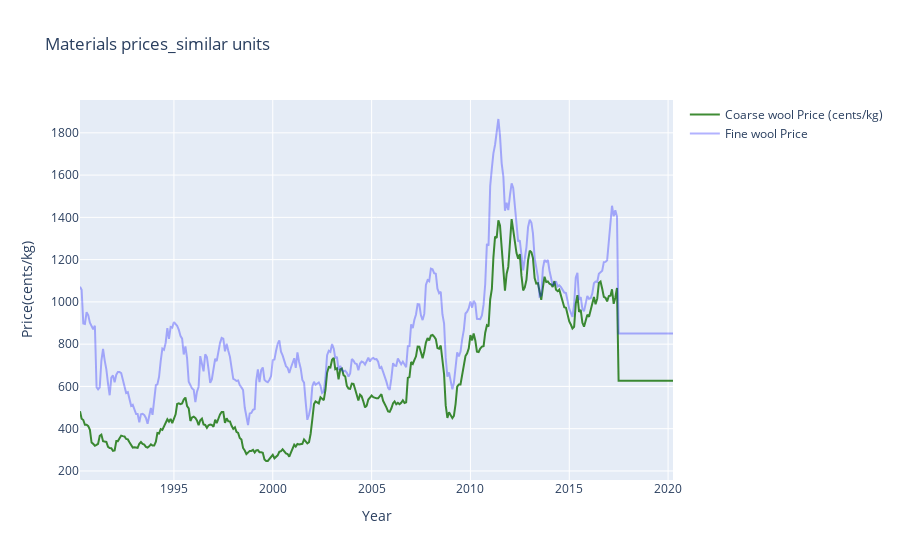
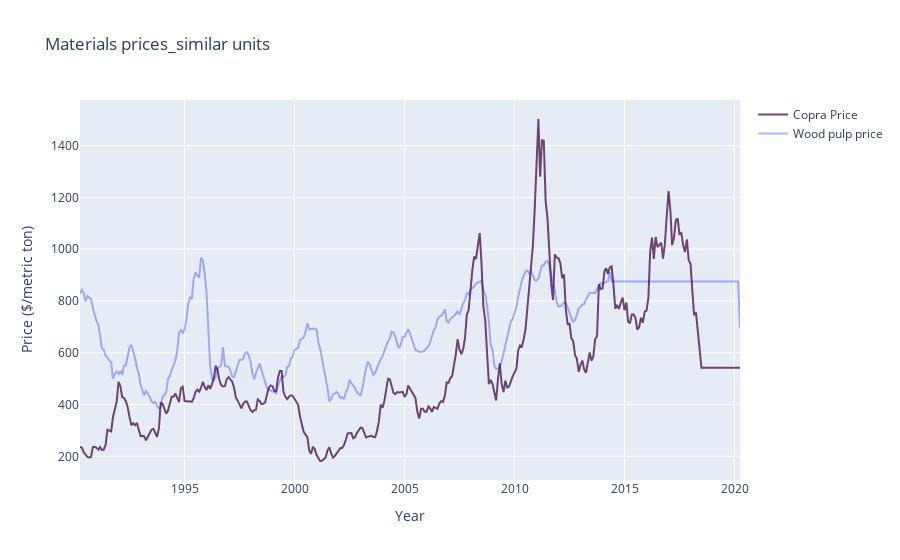
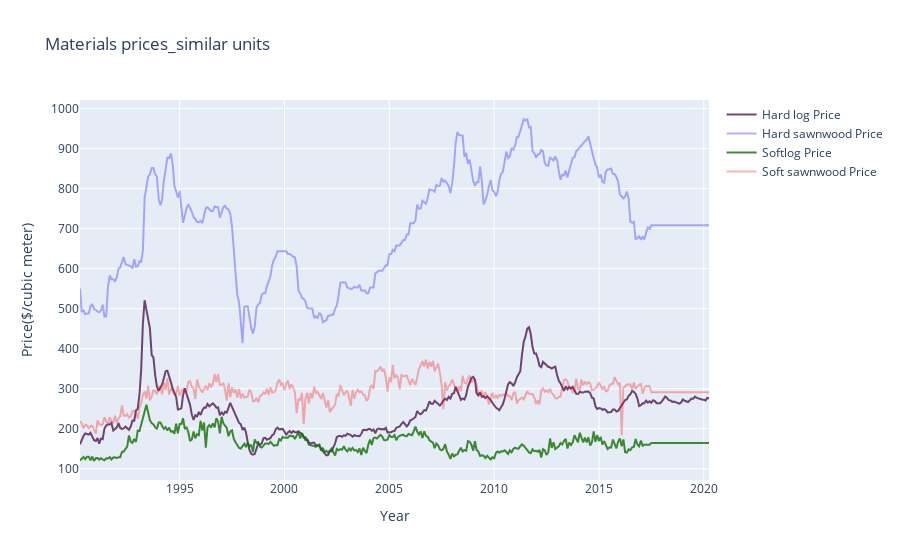
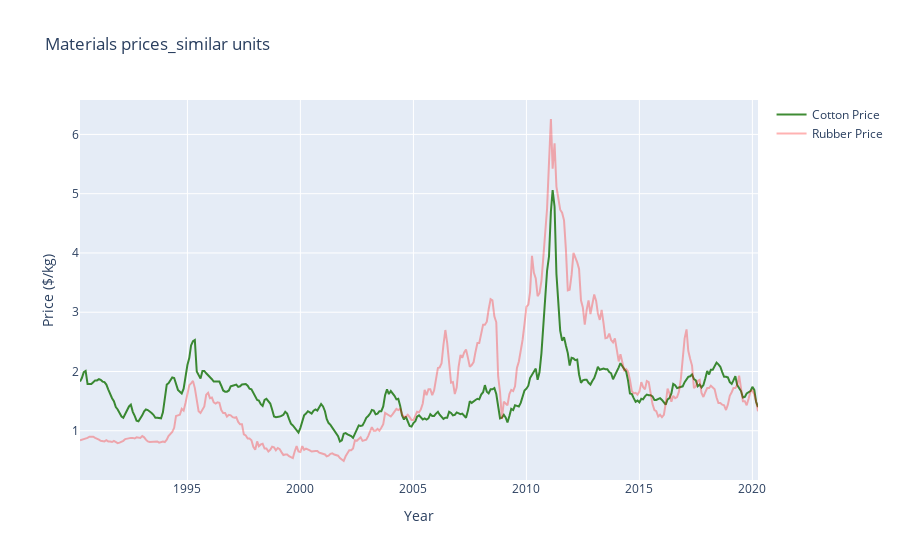

The code cell stored with these charts, in order, in its notebook:
### Code cell
# import graph objects as "go"
import plotly.graph_objs as go

# Creating trace1
trace1 = go.Scatter(
                    x = df_2.Date,
                    y = df_2['Coarse wool Price'],
                    mode = "lines",
                    name = "Coarse wool Price (cents/kg)",
                    marker = dict(color = 'rgba(16, 112, 2, 0.8)'))

#Creating trace2

trace2 = go.Scatter(
                    x = df_2.Date,
                    y = df_2['Fine wool Price'],
                    mode = "lines",
                    name = "Fine wool Price",
                    marker = dict(color = 'rgba(0, 0, 255, 0.3)'))

data = [trace1, trace2]
layout = dict(title = 'Materials prices_similar units',
              xaxis= dict(title= 'Year',ticklen= 5,zeroline= False),
             yaxis=dict(title='Price(cents/kg)'))
fig = dict(data = data, layout = layout)
iplot(fig)


# Creating trace3
trace3 = go.Scatter(
                    x = df_2.Date,
                    y = df_2['Copra Price'],
                    mode = "lines",
                    name = "Copra Price",
                    marker = dict(color = 'rgba(80, 26, 80, 0.8)'))

# Creating trace4
trace4 = go.Scatter(
                    x = df_2.Date,
                    y = df_2['Wood pulp Price'],
                    mode = "lines",
                    name = "Wood pulp price",
                    marker = dict(color = 'rgba(0, 0, 255, 0.3)'))

data = [trace3, trace4]
layout = dict(title = 'Materials prices_similar units',
              xaxis= dict(title= 'Year',ticklen= 5,zeroline= False),
             yaxis=dict(title='Price ($/metric ton)'))
fig = dict(data = data, layout = layout)
iplot(fig)

# Creating trace5
trace5 = go.Scatter(
                    x = df_2.Date,
                    y = df_2['Hard log Price'],
                    mode = "lines",
                    name = "Hard log Price",
                    marker = dict(color = 'rgba(80, 26, 80, 0.8)'))



# Creating trace6
trace6 = go.Scatter(
                    x = df_2.Date,
                    y = df_2['Hard sawnwood Price'],
                    mode = "lines",
                    name = "Hard sawnwood Price",
                    marker = dict(color = 'rgba(0, 0, 255, 0.3)'))

# Creating trace7
trace7 = go.Scatter(
                    x = df_2.Date,
                    y = df_2['Softlog Price'],
                    mode = "lines",
                    name = "Softlog Price",
                    marker = dict(color = 'rgba(16, 112, 2, 0.8)'))



# Creating trace8
trace8 = go.Scatter(
                    x = df_2.Date,
                    y = df_2['Soft sawnwood Price'],
                    mode = "lines",
                    name = "Soft sawnwood Price",
                    marker = dict(color = 'rgba(255, 0, 0, 0.3)'))

data = [trace5, trace6, trace7, trace8]
layout = dict(title = 'Materials prices_similar units',
              xaxis= dict(title= 'Year',ticklen= 5,zeroline= False),
             yaxis=dict(title= 'Price($/cubic meter)'))
fig = dict(data = data, layout = layout)
iplot(fig)

# Creating trace9
trace9 = go.Scatter(
                    x = df_2.Date,
                    y = df_2['Cotton Price'],
                    mode = "lines",
                    name = "Cotton Price",
                    marker = dict(color = 'rgba(16, 112, 2, 0.8)'))

# Creating trace10
trace10 = go.Scatter(
                    x = df_2.Date,
                    y = df_2['Rubber Price'],
                    mode = "lines",
                    name = "Rubber Price",
                    marker = dict(color = 'rgba(255, 0, 0, 0.3)'))

data = [trace9, trace10]
layout = dict(title = 'Materials prices_similar units',
              xaxis= dict(title= 'Year',ticklen= 5,zeroline= False),
              yaxis=dict(title='Price ($/kg)'))
fig = dict(data = data, layout = layout)
iplot(fig)

fig = px.line(df_2, x='Date', y='Plywood Price')

fig.update_layout(
    title="Plywood Price",
    xaxis_title="Year",
    yaxis_title='Plywood Price ($/sheet)')
fig.show()


fig = px.line(df_2, x='Date', y='Hide Price')
fig.update_layout(
    title="Hide Price",
    xaxis_title="Year",
    yaxis_title='Hide Price (cents/pounds)')
fig.show()

### Figure 1 — Plotly figure (JSON) as saved in the notebook; plotly's stock layout.template omitted (floating-point values rounded to 4 significant figures; data arrays with more than 128 entries replaced by an {"elided": "..."} marker saying what was removed)
{"data": [{"marker": {"color": "rgba(16, 112, 2, 0.8)"}, "mode": "lines", "name": "Coarse wool Price (cents/kg)", "type": "scatter", "x": {"elided": "361 str values"}, "y": {"elided": "361 float values"}}, {"marker": {"color": "rgba(0, 0, 255, 0.3)"}, "mode": "lines", "name": "Fine wool Price", "type": "scatter", "x": {"elided": "361 str values"}, "y": {"elided": "361 float values"}}], "layout": {"title": {"text": "Materials prices_similar units"}, "xaxis": {"ticklen": 5, "title": {"text": "Year"}, "zeroline": false}, "yaxis": {"title": {"text": "Price(cents/kg)"}}}}

### Figure 2 — Plotly figure (JSON) as saved in the notebook; plotly's stock layout.template omitted (floating-point values rounded to 4 significant figures; data arrays with more than 128 entries replaced by an {"elided": "..."} marker saying what was removed)
{"data": [{"marker": {"color": "rgba(80, 26, 80, 0.8)"}, "mode": "lines", "name": "Copra Price", "type": "scatter", "x": {"elided": "361 str values"}, "y": {"elided": "361 float values"}}, {"marker": {"color": "rgba(0, 0, 255, 0.3)"}, "mode": "lines", "name": "Wood pulp price", "type": "scatter", "x": {"elided": "361 str values"}, "y": {"elided": "361 float values"}}], "layout": {"title": {"text": "Materials prices_similar units"}, "xaxis": {"ticklen": 5, "title": {"text": "Year"}, "zeroline": false}, "yaxis": {"title": {"text": "Price ($/metric ton)"}}}}

### Figure 3 — Plotly figure (JSON) as saved in the notebook; plotly's stock layout.template omitted (floating-point values rounded to 4 significant figures; data arrays with more than 128 entries replaced by an {"elided": "..."} marker saying what was removed)
{"data": [{"marker": {"color": "rgba(80, 26, 80, 0.8)"}, "mode": "lines", "name": "Hard log Price", "type": "scatter", "x": {"elided": "361 str values"}, "y": {"elided": "361 float values"}}, {"marker": {"color": "rgba(0, 0, 255, 0.3)"}, "mode": "lines", "name": "Hard sawnwood Price", "type": "scatter", "x": {"elided": "361 str values"}, "y": {"elided": "361 float values"}}, {"marker": {"color": "rgba(16, 112, 2, 0.8)"}, "mode": "lines", "name": "Softlog Price", "type": "scatter", "x": {"elided": "361 str values"}, "y": {"elided": "361 float values"}}, {"marker": {"color": "rgba(255, 0, 0, 0.3)"}, "mode": "lines", "name": "Soft sawnwood Price", "type": "scatter", "x": {"elided": "361 str values"}, "y": {"elided": "361 float values"}}], "layout": {"title": {"text": "Materials prices_similar units"}, "xaxis": {"ticklen": 5, "title": {"text": "Year"}, "zeroline": false}, "yaxis": {"title": {"text": "Price($/cubic meter)"}}}}

### Figure 4 — Plotly figure (JSON) as saved in the notebook; plotly's stock layout.template omitted (floating-point values rounded to 4 significant figures; data arrays with more than 128 entries replaced by an {"elided": "..."} marker saying what was removed)
{"data": [{"marker": {"color": "rgba(16, 112, 2, 0.8)"}, "mode": "lines", "name": "Cotton Price", "type": "scatter", "x": {"elided": "361 str values"}, "y": {"elided": "361 float values"}}, {"marker": {"color": "rgba(255, 0, 0, 0.3)"}, "mode": "lines", "name": "Rubber Price", "type": "scatter", "x": {"elided": "361 str values"}, "y": {"elided": "361 float values"}}], "layout": {"title": {"text": "Materials prices_similar units"}, "xaxis": {"ticklen": 5, "title": {"text": "Year"}, "zeroline": false}, "yaxis": {"title": {"text": "Price ($/kg)"}}}}
